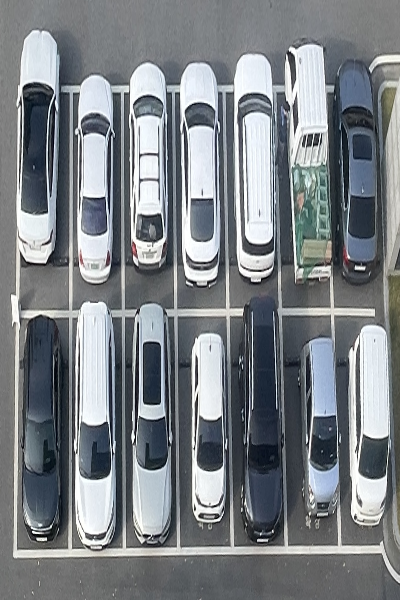
#> input picture image_test/output_top_view.png, 400 x 600 px
$ python main.py   (older library calls are emulated)
#> lines starting #> are read from the running program, lines starting #| are printed output that depends on the picture; after the words box and inside, x2 and y2 are one past the last pixel; in counts of white or black regions, pixels touching at a corner belong together
import cv2
import numpy as np
import pickle
from skimage.transform import resize

# ==========================================
# 파일 경로 설정
img_path = 'output_top_view.png'            # 테스트할 원본 이미지
mask_path = 'parking_mask.png'    # 아까 만든 마스크 이미지
# [14 lines of commented-out code are left out]
EMPTY = True
NOT_EMPTY = False

def get_parking_spots_bboxes(connected_components):
    (totalLabels, label_ids, values, centroid) = connected_components
    slots = []
    coef = 1
    for i in range(1, totalLabels):
        # 좌표 추출 (x, y, w, h)
        x1 = int(values[i, cv2.CC_STAT_LEFT] * coef)
        y1 = int(values[i, cv2.CC_STAT_TOP] * coef)
        w = int(values[i, cv2.CC_STAT_WIDTH] * coef)
        h = int(values[i, cv2.CC_STAT_HEIGHT] * coef)
        slots.append([x1, y1, w, h])
    return slots

# [16 lines of commented-out code are left out]
def empty_or_not(spot_bgr):
    # 이미지 평균 밝기 계산
    avg_brightness = np.mean(spot_bgr)

    # 기준값 (Threshold) - 상황에 따라 조절 필요 (예: 100)
    # 바닥이 어둡고 차가 밝다면: 밝기가 높으면(>100) 차 있음(NOT_EMPTY)
    if avg_brightness > 50:
        return NOT_EMPTY
    else:
        return EMPTY

# --- 메인 로직 시작 ---

# 1. 이미지와 마스크 읽기
image = cv2.imread(img_path)
#> image is the input picture: shape (600, 400, 3); mean B, G, R 133.2, 128.6, 123.5
mask = cv2.imread(mask_path, 0) # 흑백 모드로 읽기
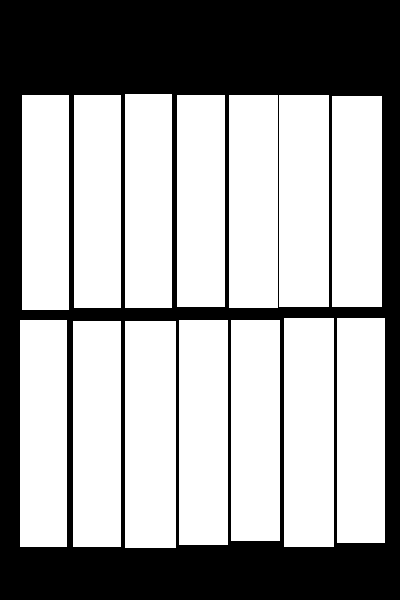
#> input picture image_test/parking_mask.png, 400 x 600 px
#> mask: shape (600, 400); 62.1% white; 1 black region, box (x1, y1, x2, y2) and area: (0, 0, 400, 600) 90865
update_mask = mask.copy()
# update_mask를 컬러로 변환 (초기에는 흑백이므로 빨간색, 초록색으로 칠하려면 컬러여야 함)
update_mask = cv2.cvtColor(update_mask, cv2.COLOR_GRAY2BGR)
#> update_mask is the input picture: shape (600, 400, 3); 62.1% white; 1 black region, box (x1, y1, x2, y2) and area: (0, 0, 400, 600) 90865


if image is None or mask is None:
    print("이미지나 마스크 파일을 찾을 수 없습니다.")
    exit()

# 2. 마스크에서 주차 구역 위치(Bbox) 뽑아내기
# connectedComponentsWithStats: 흰색 덩어리들을 찾아줌.
connected_components = cv2.connectedComponentsWithStats(mask, 4, cv2.CV_32S)
spots = get_parking_spots_bboxes(connected_components)
#> in get_parking_spots_bboxes, `(totalLabels, label_ids, values, centroid) = connected_components`:
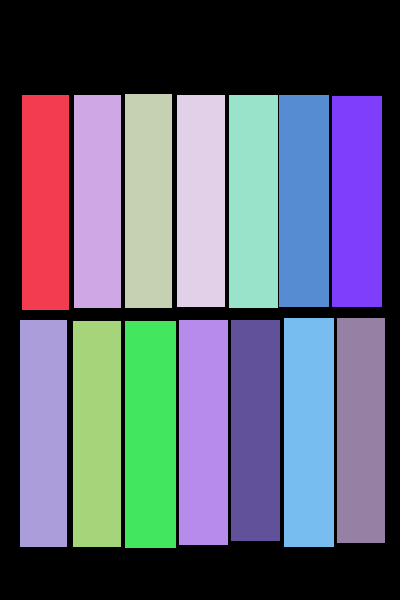
#> label_ids: shape (600, 400) int32; 15 distinct labels, from 0 to 14; one colour per label, 0 black
#> in get_parking_spots_bboxes, `(totalLabels, label_ids, values, centroid) = connected_components`: totalLabels = 15; values = 15 rows, first 6: [0, 0, 400, 600, 90865], [22, 95, 47, 215, 10105], [74, 95, 47, 213, 10011], [125, 94, 47, 214, 10058], [177, 95, 48, 212, 10176], [229, 95, 49, 213, 10437]; centroid = 15 rows, first 8: [194.1, 264.9], [45, 202], [97, 201], [148, 200.5], [200.5, 200.5], [253, 201], [303.5, 200.5], [356.5, 201]
#> the loop in get_parking_spots_bboxes, `for i in range(1, totalLabels):` made 14 passes
#> (x1, y1, w, h) on passes 1 to 12: (22, 95, 47, 215), (74, 95, 47, 213), (125, 94, 47, 214), (177, 95, 48, 212), (229, 95, 49, 213), (279, 95, 50, 212), (332, 96, 50, 211), (284, 318, 50, 229), (337, 318, 48, 225), (20, 320, 47, 227), (73, 321, 48, 226), (125, 321, 51, 227)
#> after the loop in get_parking_spots_bboxes, `for i in range(1, totalLabels):`: slots = 14 items, first 6: [22, 95, 47, 215], [74, 95, 47, 213], [125, 94, 47, 214], [177, 95, 48, 212], [229, 95, 49, 213], [279, 95, 50, 212]
#> spots has the same summary as slots in get_parking_spots_bboxes

print(f"총 {len(spots)}개의 주차 구역을 감지했습니다.")
#| 총 14개의 주차 구역을 감지했습니다.

# 3. 각 구역을 잘라내서(Crop) 분류기(Classifier)에 넣기
spots_status = []
for spot in spots:
    x1, y1, w, h = spot

    # 이미지 잘라내기
    spot_crop = image[y1:y1 + h, x1:x1 + w, :]

    # 모델로 판독 (빈 자리인지/차 있는 자리인지)
    status = empty_or_not(spot_crop)
    spots_status.append(status)
#> this loop made 14 passes
#> (x1, y1, w, h, avg_brightness in empty_or_not) on passes 1 to 12: (22, 95, 47, 215, 104.7), (74, 95, 47, 213, 149.2), (125, 94, 47, 214, 144.7), (177, 95, 48, 212, 154.1), (229, 95, 49, 213, 163.2), (279, 95, 50, 212, 135.5), (332, 96, 50, 211, 78.61), (284, 318, 50, 229, 106.2), (337, 318, 48, 225, 157.3), (20, 320, 47, 227, 71.98), (73, 321, 48, 226, 161), (125, 321, 51, 227, 117.9)
#> pass 1, `spot_crop = image[y1:y1 + h, x1:x1 + w, :]`:
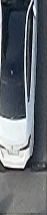
#> spot_crop: shape (215, 47, 3); mean B, G, R 111.1, 104.5, 98.4
#> after the loop:
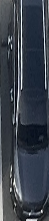
#> spot_crop: shape (221, 49, 3); mean B, G, R 74.4, 64.3, 57.6
#> after the loop, spots_status = [False, False, False, False, False, False, False, False, False, False, False, False, False, False]

# 4. 결과 그리기
for index, spot in enumerate(spots):
    x1, y1, w, h = spot
    if spots_status[index] == EMPTY:
        # 빈 자리는 초록색 박스
        cv2.rectangle(image, (x1, y1), (x1 + w, y1 + h), (0, 255, 0), 2)
        # parking_mask에서 빈 자리는 초록색으로 박스 채우기
        cv2.rectangle(update_mask, (x1 + 1, y1 + 1), (x1 + w - 2, y1 + h - 2), (0, 255, 0), -1)
    else:
        # 차 있는 자리는 빨간색 박스
        cv2.rectangle(image, (x1, y1), (x1 + w, y1 + h), (0, 0, 255), 2)
        # parking_mask에서 차 있는 자리는 빨간색으로 박스 채우기
        cv2.rectangle(update_mask, (x1 + 1, y1 + 1), (x1 + w - 2, y1 + h - 2), (0, 0, 255), -1)
#> this loop made 14 passes
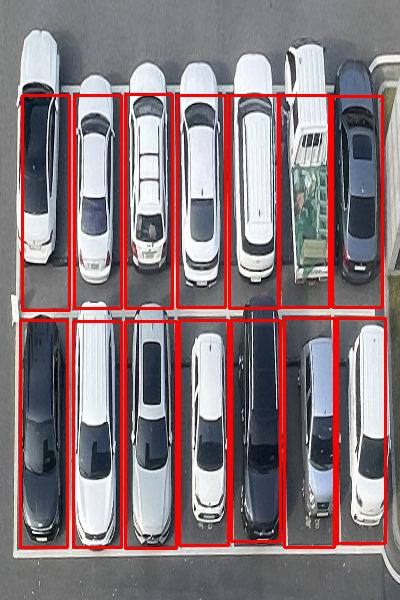
#> image: shape (600, 400, 3); 9.17% of pixels changed, all inside (x1, y1, x2, y2) = (19, 93, 387, 550)
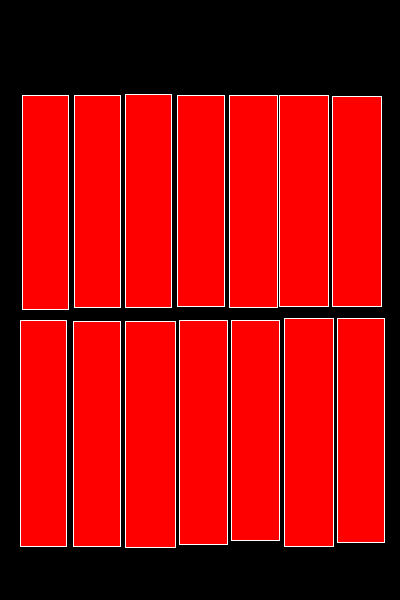
#> update_mask: shape (600, 400, 3); mean B, G, R 7.9, 7.9, 158.5

# 5. 텍스트 표시
cv2.rectangle(image, (0, 0), (400, 60), (0, 0, 0), -1)
cv2.putText(image, f'Available: {sum(spots_status)} / {len(spots)}', (20, 40),
            cv2.FONT_HERSHEY_SIMPLEX, 1, (255, 255, 255), 2)
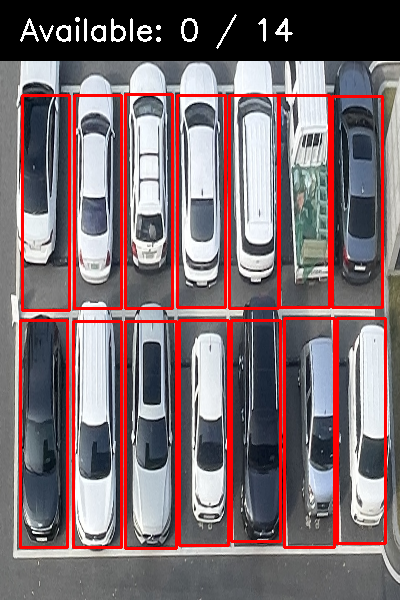
#> image: shape (600, 400, 3); mean B, G, R 110.3, 106.4, 125.5

# 결과 보여주기
cv2.imshow('Image Test Result', image)
cv2.imwrite('result_with_no_model.png', image)
cv2.imwrite('updated_parking_mask.png', update_mask)
cv2.waitKey(0)
cv2.destroyAllWindows()
